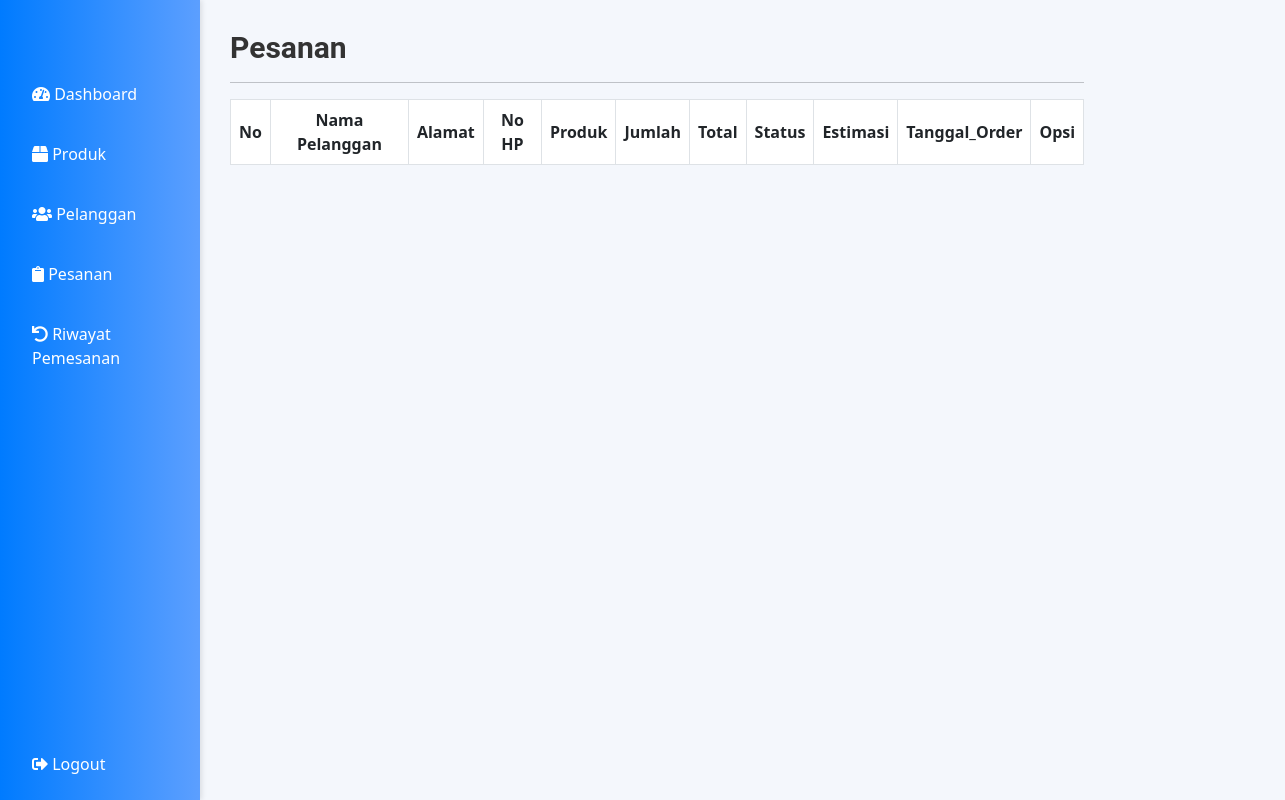
The page /admin/pesanan.php (signed in) on the database as committed earlier.
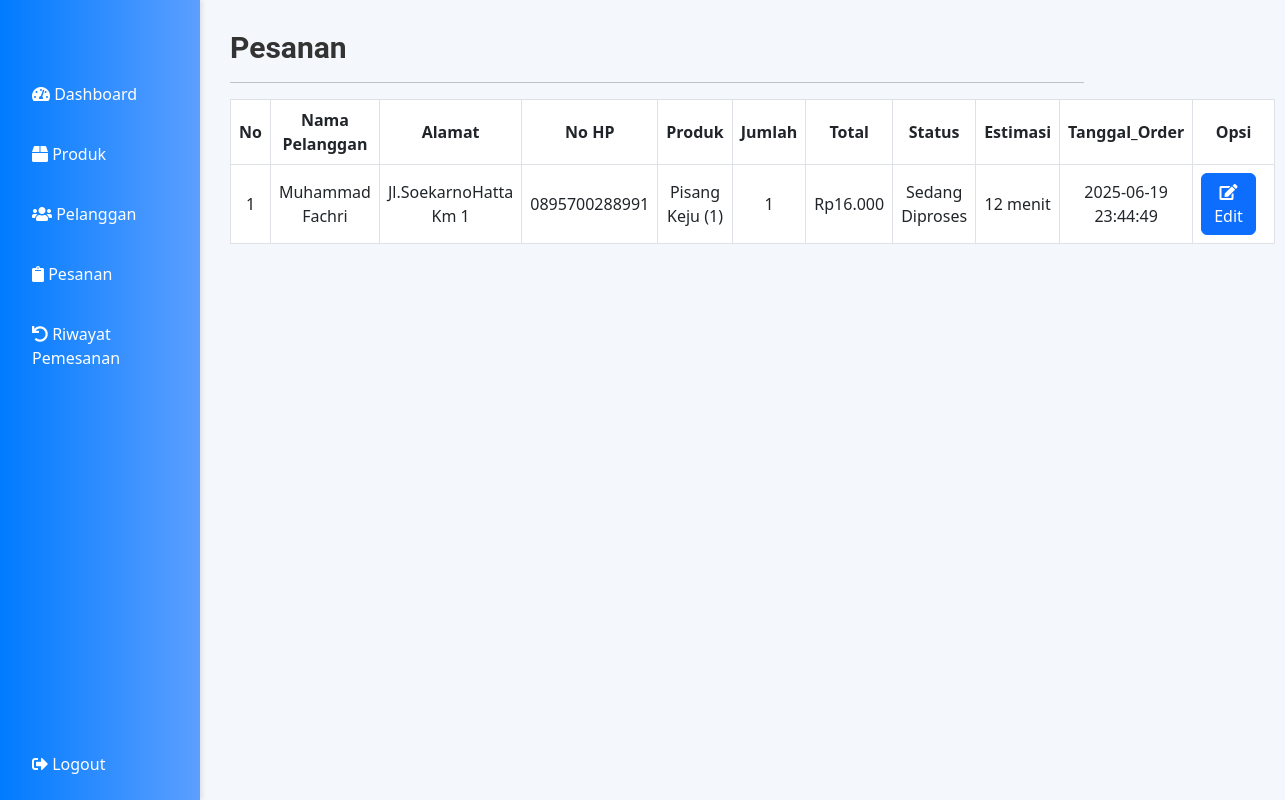
The same page on the database as committed later.
### tables this page shows
CREATE TABLE `orders` (
  `order_id` int(11) NOT NULL,
  `cust_id` int(11) NOT NULL,
  `cust_ip` varchar(225) NOT NULL,
  `total` decimal(6,3) DEFAULT NULL,
  `name` varchar(50) NOT NULL,
  `alamat` varchar(100) NOT NULL,
  `phone` varchar(15) DEFAULT NULL,
  `delivery_type` text NOT NULL,
  `payment` text NOT NULL,
  `status` varchar(20) NOT NULL,
  `tanggal_order` datetime DEFAULT NULL,
  `tanggal_selesai` datetime DEFAULT NULL,
  `estimasi` varchar(50) DEFAULT NULL,
  `aktif` tinyint(1) NOT NULL DEFAULT 0
);

### admin/pesanan.php (the view, shortened to what this page needs)
<?php
include "../koneksi/koneksi.php";
?>
<!DOCTYPE html>
<html lang="en">
<head>
  <link href="https://cdn.jsdelivr.net/npm/bootstrap@5.3.0/dist/css/bootstrap.min.css" rel="stylesheet">
  <link rel="stylesheet" href="https://cdnjs.cloudflare.com/ajax/libs/font-awesome/5.15.3/css/all.min.css">
</head>
<body>
  <div class="sidebar">
    <a href="dashboard.php"><i class="fas fa-tachometer-alt"></i> Dashboard</a>
    <a href="produk.php"><i class="fas fa-box"></i> Produk</a>
    <a href="pelanggan.php"><i class="fas fa-users"></i> Pelanggan</a>
    <a href="pesanan.php"><i class="fas fa-clipboard"></i> Pesanan</a>
    <a href="riwayatpemesanan.php"><i class="fas fa-undo"></i> Riwayat Pemesanan</a>
    <div style="flex-grow: 1;"></div>
    <a href="logout.php"><i class="fas fa-sign-out-alt"></i> Logout</a>
  </div>
  <div class="content">
    <div class="col-sm-9 col-sm-offset-3 col-md-10 col-md-offset-2 main">
      <h2 class="page-header">Pesanan</h2>
      <hr>
      <table id="tabelpesanan" class="table table-bordered table-hover">
        <thead>
          <tr>
            <th>No</th>
            <th>Nama Pelanggan</th>
            <th>Alamat</th>
            <th>No HP</th>
            <th>Produk</th>
            <th>Jumlah</th>
            <th>Total</th>
            <th>Status</th>
            <th>Estimasi</th>
            <th>Tanggal_Order</th>
            <th>Opsi</th>
          </tr>
        </thead>
        <?php
        $query = "SELECT
        orders.order_id,
        orders.total,
        orders.name,
        orders.alamat,
        orders.phone,
        orders.status,
        orders.tanggal_order,
        orders.estimasi,
        GROUP_CONCAT(items.item_name SEPARATOR ', ') AS produk,
        GROUP_CONCAT(order_items.qty SEPARATOR ', ') AS jumlah
        from orders
        JOIN order_items ON orders.order_id = order_items.order_id
        JOIN items ON order_items.item_id = items.item_id
        WHERE orders.aktif=1
        GROUP BY orders.order_id";
        $result = $conn->query($query);
        $no = 1;
        while ($lihat = $result->fetch(PDO::FETCH_ASSOC)) {
          $total_produk = $lihat['total'];
          $produk = explode(', ', $lihat['produk']);
          $jumlah = explode(', ', $lihat['jumlah']);
        ?>
          <tbody>
            <tr>
              <td><?php echo $no; ?></td>
              <td><?php echo $lihat['name']; ?></td>
              <td><?php echo $lihat['alamat']; ?></td>
              <td><?php echo $lihat['phone']; ?></td>
              <td>
                <?php foreach ($produk as $key => $value) {
                  echo $value . ' (' . $jumlah[$key] . ')<br>';
                } ?>
              </td>
              <td>
                <?php
                $total_jumlah = array_sum($jumlah);
                echo $total_jumlah;
                ?>
              </td>
              <td><?php echo 'Rp' . $total_produk; ?></td>
              <td><?php echo $lihat['status']; ?></td>
              <td><?php echo $lihat['estimasi']; ?></td>
              <td><?php echo $lihat['tanggal_order']; ?></td>
              <td>
                <div class="btn-group">
                  <a href="pesanan_edit.php?order_id=<?php echo $lihat['order_id']; ?>" class="btn btn-primary"><i class="fas fa-edit"></i> Edit</a>
                </div>
              </td>
            </tr>
            <?php $no++; ?>
          <?php
        } ?>
          </tbody>
      </table>
    </div>
  </div>
</body>
</html>

Rows that differ between the two databases and show on the page:
added orders: name "Muhammad Fachri", alamat "Jl.SoekarnoHatta Km 1", phone "0895700288991", value "Pisang Keju", key "1", total_jumlah "1", total "16.000", status "Sedang Diproses", estimasi "12 menit", tanggal_order "2025-06-19 23:44:49"
